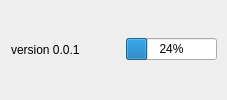
     <widget class="QFrame" name="footer_frame">
      <property name="class" stdset="0">
       <string>footer-frame</string>
      </property>
      <layout class="QHBoxLayout" name="footerLayout">
       <property name="spacing">
        <number>5</number>
       </property>
       <property name="leftMargin">
        <number>10</number>
       </property>
       <property name="topMargin">
        <number>5</number>
       </property>
       <property name="rightMargin">
        <number>10</number>
       </property>
       <property name="bottomMargin">
        <number>6</number>
       </property>
       <item>
        <widget class="QFrame" name="status_indicator_frame">
         <layout class="QHBoxLayout" name="statusIndicatorsLayout">
          <property name="spacing">
           <number>24</number>
          </property>
          <property name="leftMargin">
           <number>1</number>
          </property>
          <property name="topMargin">
           <number>1</number>
          </property>
          <property name="rightMargin">
           <number>1</number>
          </property>
          <property name="bottomMargin">
           <number>1</number>
          </property>
          <item>
           <widget class="QLabel" name="versionLabel">
            <property name="text">
             <string>version 0.0.1</string>
            </property>
            <property name="class" stdset="0">
             <string>text-success</string>
            </property>
           </widget>
          </item>
         </layout>
        </widget>
       </item>
       <item>
        <spacer name="horizontalSpacer">
         <property name="orientation">
          <enum>Qt::Horizontal</enum>
         </property>
         <property name="sizeHint" stdset="0">
          <size>
           <width>40</width>
           <height>20</height>
          </size>
         </property>
        </spacer>
       </item>
       <item>
        <widget class="QProgressBar" name="progressBar">
         <property name="value">
          <number>24</number>
         </property>
        </widget>
       </item>
      </layout>
     </widget>
